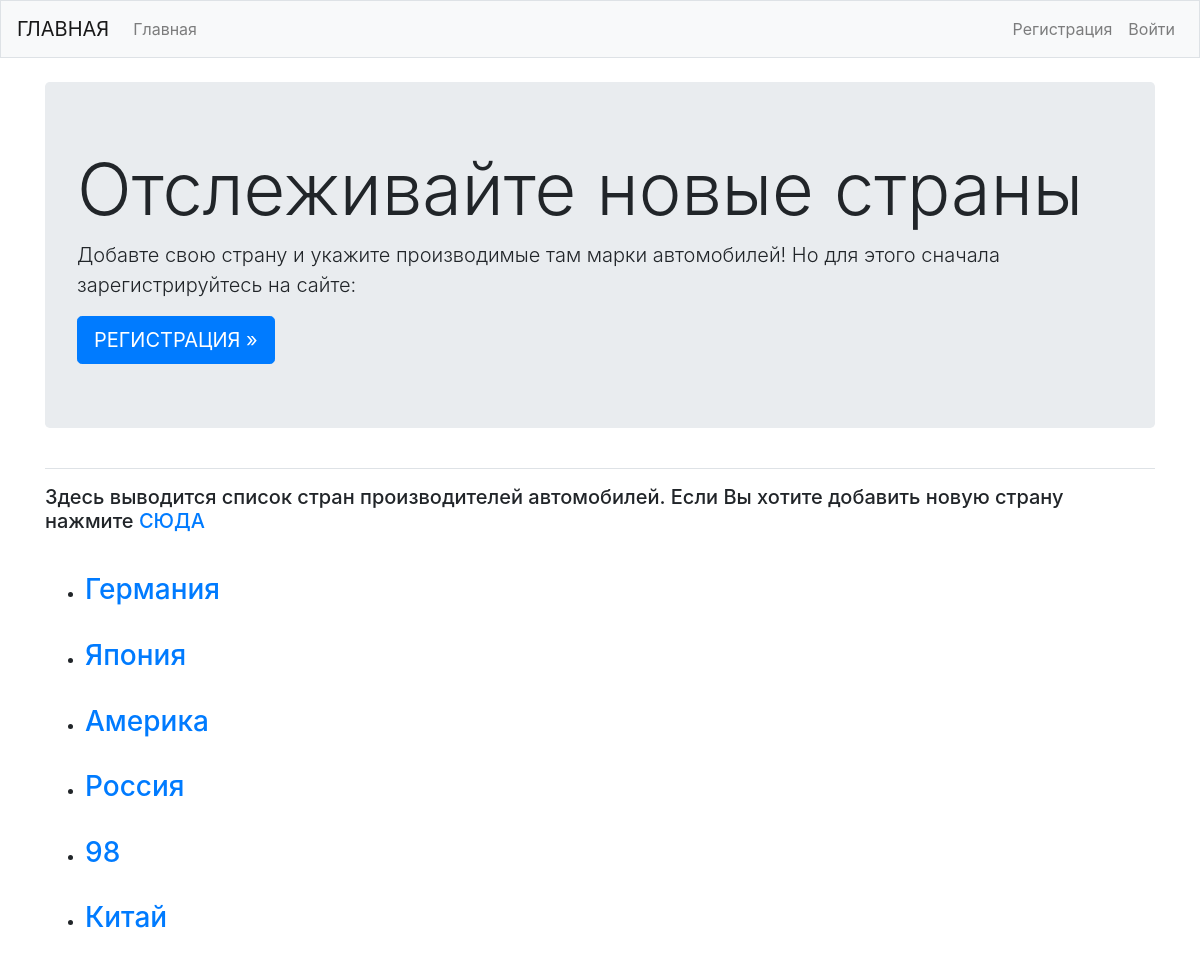
The page / on the database its author committed.
### car/models.py (models this page shows)
class Countres(models.Model):
	country = models.CharField(max_length=20, unique=True, verbose_name="Страна")
	date_add = models.DateTimeField(auto_now_add=True)
	class Meta:
		verbose_name_plural="Страна производитель"
	def __str__(self):
		return self.country

### car/views.py (the view)
# urls.py: path('', countres, name='countres_url'),
def countres(request):
	countres = Countres.objects.all()
	context = {'strana': countres}
	return render(request, 'car/countres.html', context)

### car/templates/car/countres.html
{% extends "car/base.html" %}
{% block page_header %}
	<div class="jumbotron">
		<h1 class="display-3">Отслеживайте новые страны</h1>
		<p class="lead">Добавте свою страну и укажите производимые там марки автомобилей! Но для этого сначала зарегистрируйтесь на сайте: </p>
		<a class="btn btn-lg btn-primary" href="{% url 'users:register' %}" role="button">РЕГИСТРАЦИЯ &raquo</a>
	</div>
{% endblock page_header %}
{% block content %}
<p><h5>Здесь выводится список стран производителей
автомобилей. Если Вы хотите добавить новую страну нажмите <a href="{% url 'car:new_countres_url'%}">СЮДА</a></h5></p>
<br>
<ul>
	{% for stran in strana %}
		<li><h3>
			<a href="{% url 'car:cars_url' stran.id %}">{{ stran }}</a>
		</li></h3>
		<br>
	{% empty %}
		<li><h3>Страны не вывелись из БД</li></h3>
	{%endfor%}
</ul>
{% endblock content %}

### rows shown on the page
Countres: country "Германия"
Countres: country "Япония"
Countres: country "Америка"
Countres: country "Россия"
Countres: country "98"
Countres: country "Китай"
